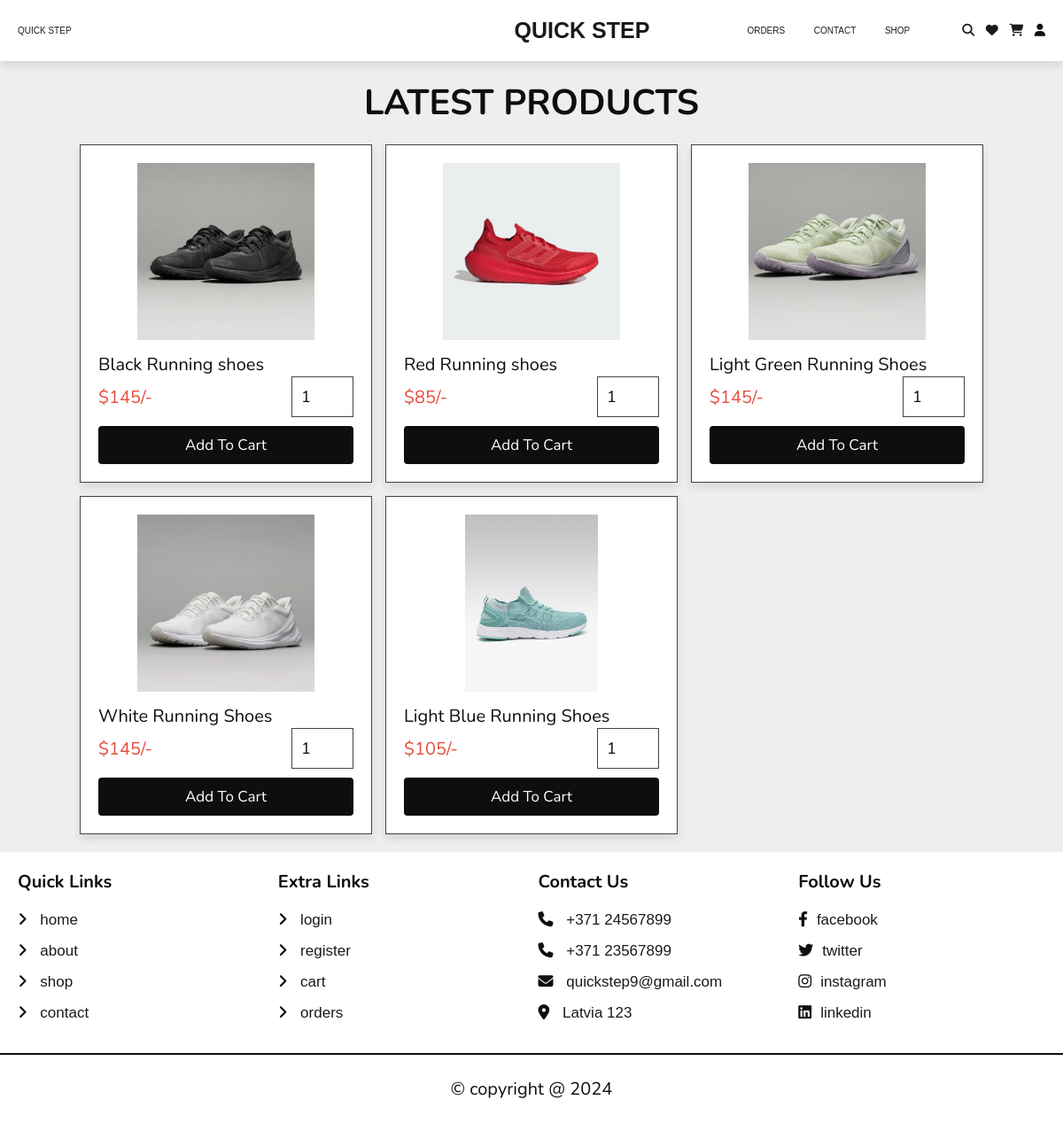
The page /shop.php on the database its author committed.
### tables this page shows
CREATE TABLE `products` (
  `id` int(100) NOT NULL,
  `name` varchar(100) NOT NULL,
  `details` varchar(500) NOT NULL,
  `price` int(10) NOT NULL,
  `image_01` varchar(100) NOT NULL,
  `image_02` varchar(100) NOT NULL,
  `image_03` varchar(100) NOT NULL
);

### shop.php (the view, shortened to what this page needs)
<?php
include 'components/connect.php';
?>
<!DOCTYPE html>
<html lang="en">
<head>
   <link rel="stylesheet" href="https://cdnjs.cloudflare.com/ajax/libs/font-awesome/6.1.1/css/all.min.css">
   <link rel="stylesheet" href="css/style.css">
</head>
<body>
<?php include 'components/user_header.php'; ?>
<section class="products">
   <h1 class="heading">latest products</h1>
   <div class="box-container">
   <?php
     $select_products = $conn->prepare("SELECT * FROM `products`");
     $select_products->execute();
     if($select_products->rowCount() > 0){
      while($fetch_product = $select_products->fetch(PDO::FETCH_ASSOC)){
   ?>
   <form action="" method="post" class="box">
      <img src="uploaded_img/<?= $fetch_product['image_01']; ?>" alt="">
      <div class="name"><?= $fetch_product['name']; ?></div>
      <div class="flex">
         <div class="price"><span>$</span><?= $fetch_product['price']; ?><span>/-</span></div>
         <input type="number" name="qty" class="qty" min="1" max="99" onkeypress="if(this.value.length == 2) return false;" value="1">
      </div>
      <input type="submit" value="add to cart" class="btn" name="add_to_cart">
   </form>
   <?php
      }
   }else{
      echo '<p class="empty">no products found!</p>';
   }
   ?>
   </div>
</section>
<?php include 'components/footer.php'; ?>
</body>
</html>

### components/user_header.php (shortened to what this page needs)
<header class="header">
   <section class="flex">
      <div class="header__wrapper">
         <nav class="letter-spacing">
            <a href="home.php" class="nav__link">Quick step</a>
         </nav>
      <a href="home.php" class="logo">Quick step</a>
      <nav >
         <a href="orders.php" class=" nav__link">orders</a>
         <a href="home.php" class=" nav__link">contact</a>
         <a href="shop.php" class=" nav__link">shop</a>
      </nav>
      </div>
      <div class="icons">
         <a href="search_page.php"><i class="fas fa-search"></i></a>
         <a href="wishlist.php"><i class="fas fa-heart"></i></a>
         <a href="cart.php"><i class="fas fa-shopping-cart"></i></a>
         <div id="user-btn" class="fas fa-user"></div>
      </div>
   </section>
</header>

### components/footer.php
<footer class="footer">
   <section class="grid">
      <div class="box">
         <h3>quick links</h3>
         <a href="home.php"> <i class="fas fa-angle-right"></i> home</a>
         <a href="about.php"> <i class="fas fa-angle-right"></i> about</a>
         <a href="shop.php"> <i class="fas fa-angle-right"></i> shop</a>
         <a href="contact.php"> <i class="fas fa-angle-right"></i> contact</a>
      </div>
      <div class="box">
         <h3>extra links</h3>
         <a href="user_login.php"> <i class="fas fa-angle-right"></i> login</a>
         <a href="user_register.php"> <i class="fas fa-angle-right"></i> register</a>
         <a href="cart.php"> <i class="fas fa-angle-right"></i> cart</a>
         <a href="orders.php"> <i class="fas fa-angle-right"></i> orders</a>
      </div>
      <div class="box">
         <h3>contact us</h3>
         <a href="tel:24567899"><i class="fas fa-phone"></i> +371 24567899</a>
         <a href="tel:23567899"><i class="fas fa-phone"></i> +371 23567899</a>
         <a href="mailto:shaikh@gmail.com"><i class="fas fa-envelope"></i> quickstep9@gmail.com</a>
         <a href="https://www.google.com/myplace"><i class="fas fa-map-marker-alt"></i> Latvia 123 </a>
      </div>
      <div class="box">
         <h3>follow us</h3>
         <a href="#"><i class="fab fa-facebook-f"></i>facebook</a>
         <a href="#"><i class="fab fa-twitter"></i>twitter</a>
         <a href="#"><i class="fab fa-instagram"></i>instagram</a>
         <a href="#"><i class="fab fa-linkedin"></i>linkedin</a>
      </div>
   </section>
   <div class="credit">&copy; copyright @ <?= date('Y'); ?> </div>
</footer>

### css/style.css (style rules this page uses)
:root { --main-color: rgb(14, 14, 14); --orange:#9c9c9c; --red:#e74c3c; --black: rgb(14, 14, 14); --white:#fff; --light-color:#1a1a1a; --light-bg:#eee; --border:.2rem solid var(--black); --box-shadow:0 .5rem 1rem rgba(0,0,0,.1); }
* { font-family: 'Nunito', sans-serif; margin:0; padding:0; box-sizing: border-box; outline: none; border:none; text-decoration: none; }
html { font-size: 62.5%; overflow-x: hidden; }
body { background-color: var(--light-bg); }
section { padding:2rem; max-width: 1300px; margin:0 auto; }
.heading { font-size: 4rem; color:var(--black); margin-bottom: 2rem; text-align: center; text-transform: uppercase; }
a { color: #000000e5 !important; text-decoration: none ; font-family:'Franklin Gothic Medium', 'Arial Narrow', Arial, sans-serif ; }
.btn, .delete-btn, .option-btn { display: block; margin-left: auto; margin-right: auto; border: none; outline: none; width: 100%; border-radius: 4px; margin-top: 1rem; padding:1rem 3rem; font-size: 1.7rem; text-transform: capitalize; color:var(--white); cursor: pointer; text-align: center; }
.btn { background-color: var(--main-color); }
.nav__link { margin-right: 30px; color: #000; text-transform: uppercase; text-decoration: none; position: relative; }
.nav__link:last-child { margin-right: 0; }
.nav__link:after { width: 100%; height: 1px; background-color: #000; position: absolute; top: 100%; left: 0; content: ""; opacity: 0; transition: .2s ease; }
.header { position: sticky; top:0; left:0; right:0; background-color: var(--white); box-shadow: var(--box-shadow); z-index: 1000; }
.header .flex { display: flex; align-items: center; justify-content: space-between; position: relative; }
.header .flex .logo { font-size: 2.5rem; color:var(--black); font-weight: bold; text-transform: capitalize; text-transform: uppercase; margin-left: 120px; margin-right: 110px; }
.header .flex .icons > * { margin-left: 1rem; font-size: 14px; cursor: pointer; color:var(--black); }
.header__wrapper { display: flex; align-items: center; justify-content: space-between; }
.letter-spacing { margin-right: 380px; }
.products .box-container { display: grid; grid-template-columns: repeat(auto-fit, 33rem); gap:1.5rem; justify-content: center; align-items: flex-start; }
.products .box-container .box { position: relative; background-color: var(--white); box-shadow: var(--box-shadow); border: 1px solid #444; padding:2rem; overflow: hidden; }
.products .box-container .box img { height: 20rem; width: 100%; object-fit: contain; margin-bottom: 1rem; }
.products .box-container .box .name { font-size: 2rem; color:var(--black); }
.products .box-container .box .flex { display: flex; align-items: center; gap:1rem; }
.products .box-container .box .flex .qty { width: 7rem; padding:1rem; border: 1px solid #444; font-size: 1.8rem; color:var(--black); }
.products .box-container .box .flex .price { font-size: 2rem; color:var(--red); margin-right: auto; }
.footer { background-color: var(--white); }
.footer .grid { display: grid; grid-template-columns: repeat(auto-fit, minmax(27rem, 1fr)); gap:1.5rem; align-items: flex-start; }
.footer .grid .box h3 { font-size: 2rem; color:var(--black); margin-bottom: 2rem; text-transform: capitalize; }
.footer .grid .box a { display: block; margin:1.5rem 0; font-size: 1.7rem; color:var(--light-color); }
.footer .grid .box a i { padding-right: 1rem; color:var(--main-color); transition: .2s linear; }
.footer .credit { text-align: center; padding: 2.5rem 2rem; border-top: var(--border); font-size: 2rem; color:var(--black); }

### rows shown on the page
products: image_01 (picture), name "Black Running shoes", price "145"
products: image_01 (picture), name "Red Running shoes", price "85"
products: image_01 (picture), name "Light Green Running Shoes", price "145"
products: image_01 (picture), name "White Running Shoes", price "145"
products: image_01 (picture), name "Light Blue Running Shoes", price "105"
